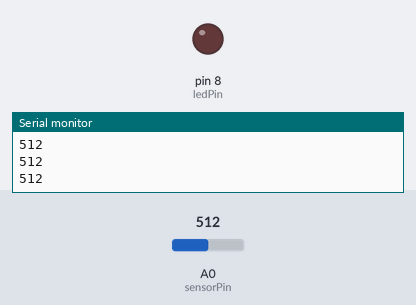
Recording of a sketch running on a simulated Arduino Uno, built with avr-gcc and run on an emulated ATmega328P. Parts: output pins drawn as LEDs (lit = HIGH), the last lines printed to the serial monitor. Inputs (shaded band) come from the test bench; at power-on: A0 (sensorPin) = 512.

Above: at 1.2 s.
1.3 s: A0 (sensorPin) set to 537
2.8 s: A0 (sensorPin) set to 562
At 4.0 s:
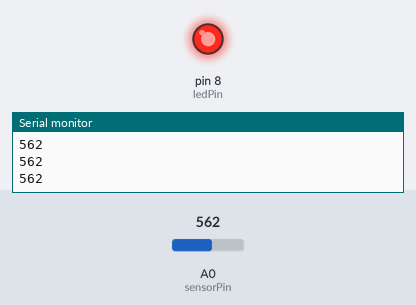
4.3 s: A0 (sensorPin) set to 540
At 5.5 s:
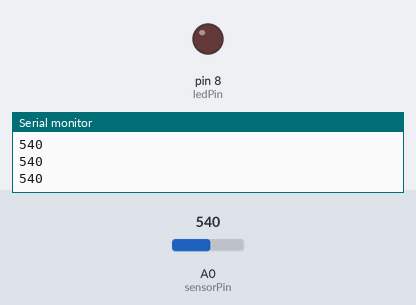
5.8 s: A0 (sensorPin) set to 560
At 6.8 s:
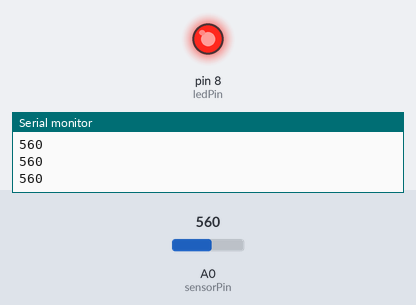
Timing chart, 0 to 8.3 s (numbered marks = the images above; inputs shaded):
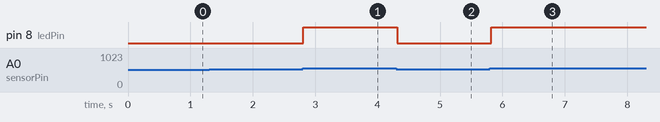

Measured:
- the behaviour switches between 550 and 551 on A0 (sensorPin) (found by bisection; images 0 and 1)
- after the input at 2.8 s, pin 8 (ledPin): LOW → HIGH at once
- after the input at 4.3 s, pin 8 (ledPin): HIGH → LOW at once
- after the input at 5.8 s, pin 8 (ledPin): LOW → HIGH at once

The sketch:

sketch.ino
```cpp
const int sensorPin = A0;
const int ledPin = 8;

void setup() {
  pinMode(ledPin, OUTPUT);
  Serial.begin(9600);
}

void loop() {
  int soundValue = analogRead(sensorPin);

  Serial.println(soundValue);

  if (soundValue > 550) {
    digitalWrite(ledPin, HIGH);
  }
  else {
    digitalWrite(ledPin, LOW);
  }

  delay(100);
}
```
